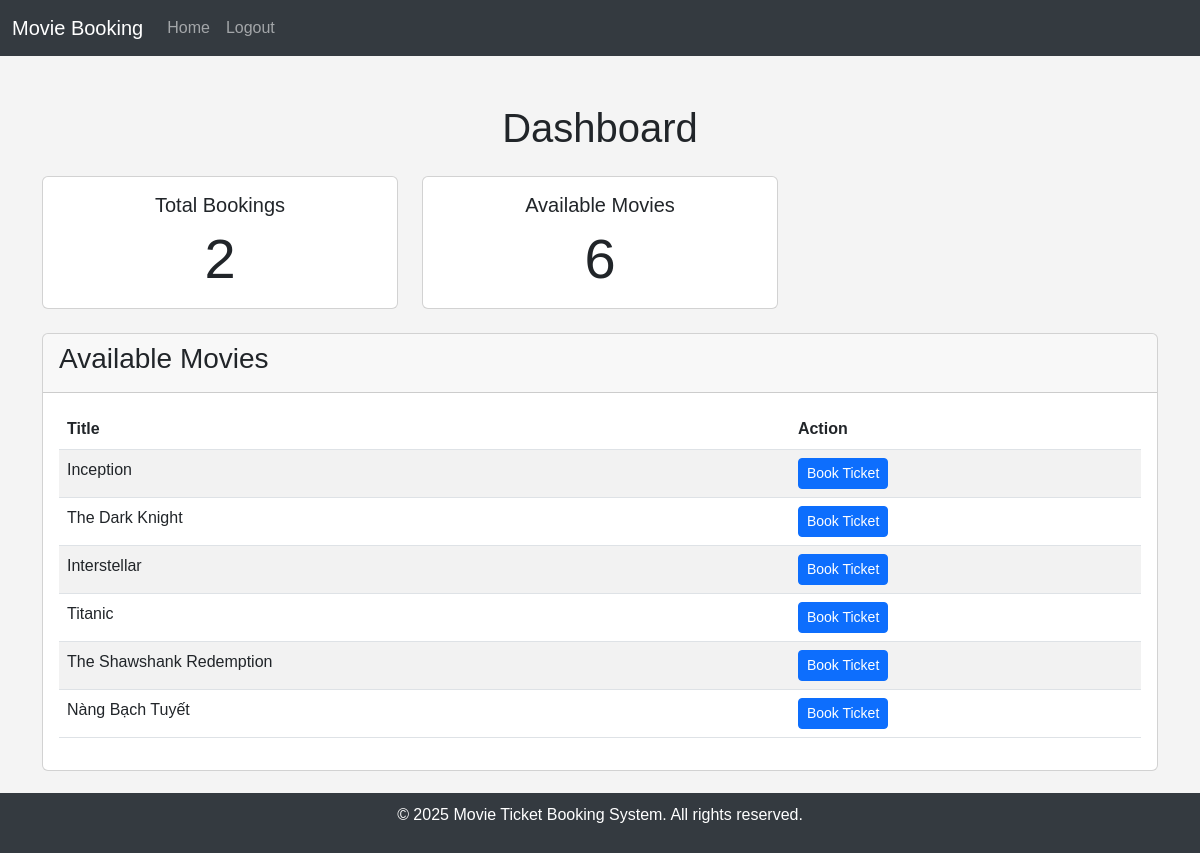
/dashboard/ (signed in), run on the app's committed database.
### home/models.py (models this page shows, shortened)
class Movie(models.Model):
    title = models.CharField(max_length=100)
    producer = models.CharField(max_length=100)
    duration = models.IntegerField()  # minutes
    director = models.CharField(max_length=100)
    genre = models.CharField(max_length=50)

### home/views.py (the view)
# urls.py: path('dashboard/', dashboard, name='dashboard'),
@login_required(login_url='/login/')
def dashboard(request):
    total_bookings = TicketHolder.objects.count()  # Tổng số vé đã đặt
    total_movies = Movie.objects.count()  # Tổng số phim
    user_bookings = TicketHolder.objects.filter(user=request.user).count()  # Số vé của user hiện tại
    movies = Movie.objects.all()  # Danh sách phim
    all_bookings = None
    if request.user.is_staff:
        all_bookings = TicketHolder.objects.all()
    context = {
        'total_bookings': total_bookings,
        'total_movies': total_movies,
        'user_bookings': user_bookings,
        'movies': movies,
        'all_bookings': all_bookings,
    }
    return render(request, 'dashboard.html', context)

### home/templates/dashboard.html (shortened to what this page needs)
{% extends 'base.html' %}
{% block content %}
<div class="container mt-5">
    <h1 class="text-center mb-4">Dashboard</h1>
    <div class="row mb-4">
        <div class="col-md-4">
            <div class="card text-center">
                <div class="card-body">
                    <h5 class="card-title">Total Bookings</h5>
                    <p class="card-text display-4">{{ total_bookings }}</p>
                </div>
            </div>
        </div>
        <div class="col-md-4">
            <div class="card text-center">
                <div class="card-body">
                    <h5 class="card-title">Available Movies</h5>
                    <p class="card-text display-4">{{ total_movies }}</p>
                </div>
            </div>
        </div>
    </div>
    <div class="card mb-4">
        <div class="card-header">
            <h3>Available Movies</h3>
        </div>
        <div class="card-body">
            {% if movies %}
                <table class="table table-striped">
                    <thead>
                        <tr>
                            <th>Title</th>
                            <th>Action</th>
                        </tr>
                    </thead>
                    <tbody>
                        {% for movie in movies %}
                            <tr>
                                <td>{{ movie.title }}</td>
                                <td>
                                    <a href="{% url 'book_ticket' movie.id %}" class="btn btn-sm btn-primary">Book Ticket</a>
                                </td>
                            </tr>
                        {% endfor %}
                    </tbody>
                </table>
            {% else %}
                <p class="text-muted">No movies available at the moment.</p>
            {% endif %}
        </div>
    </div>
    <div class="text-center">
        <a href="{% url 'movie_list' %}" class="btn btn-outline-primary me-2">View All Movies</a>
        <a href="{% url 'my_bookings' %}" class="btn btn-outline-success">My Bookings</a>
    </div>
</div>
{% endblock %}

### home/templates/base.html (style rules this page uses)
body { font-family: Arial, sans-serif; background-color: #f4f4f4; margin: 0; padding: 0; }

### data on the page
Movie: title "Inception"
Movie: title "The Dark Knight"
Movie: title "Interstellar"
Movie: title "Titanic"
Movie: title "The Shawshank Redemption"
Movie: title "Nàng Bạch Tuyết"

### other printed values
{{ total_bookings }} "2"
{{ total_movies }} "6"
